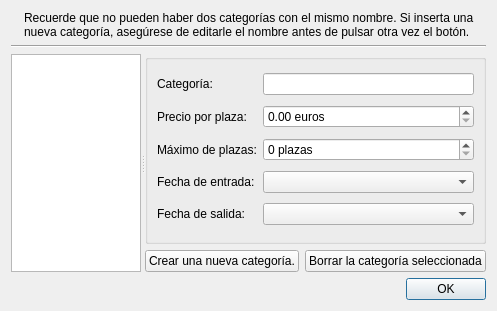
<?xml version="1.0" encoding="UTF-8"?>
<ui version="4.0">
 <class>AsistenteCategoriasDialog</class>
 <widget class="QDialog" name="AsistenteCategoriasDialog">
  <property name="geometry">
   <rect>
    <x>0</x>
    <y>0</y>
    <width>497</width>
    <height>311</height>
   </rect>
  </property>
  <property name="windowTitle">
   <string>MyAcolito - Categorias de asistentes</string>
  </property>
  <property name="windowIcon">
   <iconset resource="acolitoRC.qrc">
    <normaloff>:/acolitos/iconos/asistentes</normaloff>:/acolitos/iconos/asistentes</iconset>
  </property>
  <layout class="QVBoxLayout" name="verticalLayout_2">
   <item>
    <layout class="QHBoxLayout" name="horizontalLayout_2">
     <item>
      <widget class="QLabel" name="label_6">
       <property name="text">
        <string/>
       </property>
       <property name="pixmap">
        <pixmap resource="acolitoRC.qrc">:/acolitos/iconos/reserva</pixmap>
       </property>
      </widget>
     </item>
     <item>
      <widget class="QLabel" name="label_7">
       <property name="sizePolicy">
        <sizepolicy hsizetype="Expanding" vsizetype="Preferred">
         <horstretch>0</horstretch>
         <verstretch>0</verstretch>
        </sizepolicy>
       </property>
       <property name="text">
        <string>Recuerde que no pueden haber dos categorías con el mismo nombre. Si inserta una nueva categoría, asegúrese de editarle el nombre antes de pulsar otra vez el botón.</string>
       </property>
       <property name="alignment">
        <set>Qt::AlignLeading|Qt::AlignLeft|Qt::AlignTop</set>
       </property>
       <property name="wordWrap">
        <bool>true</bool>
       </property>
      </widget>
     </item>
    </layout>
   </item>
   <item>
    <widget class="Line" name="line">
     <property name="orientation">
      <enum>Qt::Horizontal</enum>
     </property>
    </widget>
   </item>
   <item>
    <widget class="QSplitter" name="splitter">
     <property name="sizePolicy">
      <sizepolicy hsizetype="Expanding" vsizetype="Expanding">
       <horstretch>0</horstretch>
       <verstretch>0</verstretch>
      </sizepolicy>
     </property>
     <property name="orientation">
      <enum>Qt::Horizontal</enum>
     </property>
     <widget class="QListView" name="vistaCategorias">
      <property name="sizePolicy">
       <sizepolicy hsizetype="Expanding" vsizetype="Expanding">
        <horstretch>0</horstretch>
        <verstretch>0</verstretch>
       </sizepolicy>
      </property>
     </widget>
     <widget class="QWidget" name="layoutWidget">
      <layout class="QVBoxLayout" name="verticalLayout">
       <item>
        <widget class="QGroupBox" name="groupBox">
         <property name="sizePolicy">
          <sizepolicy hsizetype="Preferred" vsizetype="Expanding">
           <horstretch>0</horstretch>
           <verstretch>0</verstretch>
          </sizepolicy>
         </property>
         <property name="title">
          <string/>
         </property>
         <layout class="QGridLayout" name="gridLayout">
          <item row="0" column="0">
           <widget class="QLabel" name="label">
            <property name="text">
             <string>Categoría:</string>
            </property>
           </widget>
          </item>
          <item row="0" column="1">
           <widget class="QLineEdit" name="nombreLine"/>
          </item>
          <item row="1" column="0">
           <widget class="QLabel" name="label_2">
            <property name="text">
             <string>Precio por plaza:</string>
            </property>
           </widget>
          </item>
          <item row="1" column="1">
           <widget class="QDoubleSpinBox" name="precioSpinBox">
            <property name="suffix">
             <string> euros</string>
            </property>
            <property name="maximum">
             <double>999999.000000000000000</double>
            </property>
           </widget>
          </item>
          <item row="2" column="0">
           <widget class="QLabel" name="label_3">
            <property name="text">
             <string>Máximo de plazas:</string>
            </property>
           </widget>
          </item>
          <item row="2" column="1">
           <widget class="QSpinBox" name="plazaSpinBox">
            <property name="suffix">
             <string> plazas</string>
            </property>
            <property name="prefix">
             <string/>
            </property>
            <property name="maximum">
             <number>999999</number>
            </property>
           </widget>
          </item>
          <item row="3" column="0">
           <widget class="QLabel" name="label_4">
            <property name="text">
             <string>Fecha de entrada:</string>
            </property>
           </widget>
          </item>
          <item row="3" column="1">
           <widget class="TextComboBox" name="fechaEntradaCombo"/>
          </item>
          <item row="4" column="0">
           <widget class="QLabel" name="label_5">
            <property name="text">
             <string>Fecha de salida:</string>
            </property>
           </widget>
          </item>
          <item row="4" column="1">
           <widget class="TextComboBox" name="fechaLimiteCombo"/>
          </item>
         </layout>
        </widget>
       </item>
       <item>
        <layout class="QHBoxLayout" name="horizontalLayout">
         <item>
          <widget class="QPushButton" name="nuevaCatButton">
           <property name="text">
            <string>Crear una nueva categoría.</string>
           </property>
          </widget>
         </item>
         <item>
          <widget class="QPushButton" name="borrarCatButton">
           <property name="text">
            <string>Borrar la categoría seleccionada</string>
           </property>
          </widget>
         </item>
        </layout>
       </item>
      </layout>
     </widget>
    </widget>
   </item>
   <item>
    <widget class="QDialogButtonBox" name="buttonBox">
     <property name="orientation">
      <enum>Qt::Horizontal</enum>
     </property>
     <property name="standardButtons">
      <set>QDialogButtonBox::Ok</set>
     </property>
    </widget>
   </item>
  </layout>
 </widget>
 <customwidgets>
  <customwidget>
   <class>TextComboBox</class>
   <extends>QComboBox</extends>
   <header location="global">textcombobox.h</header>
  </customwidget>
 </customwidgets>
 <resources>
  <include location="acolitoRC.qrc"/>
 </resources>
 <connections>
  <connection>
   <sender>buttonBox</sender>
   <signal>accepted()</signal>
   <receiver>AsistenteCategoriasDialog</receiver>
   <slot>accept()</slot>
   <hints>
    <hint type="sourcelabel">
     <x>248</x>
     <y>254</y>
    </hint>
    <hint type="destinationlabel">
     <x>157</x>
     <y>274</y>
    </hint>
   </hints>
  </connection>
  <connection>
   <sender>buttonBox</sender>
   <signal>rejected()</signal>
   <receiver>AsistenteCategoriasDialog</receiver>
   <slot>reject()</slot>
   <hints>
    <hint type="sourcelabel">
     <x>316</x>
     <y>260</y>
    </hint>
    <hint type="destinationlabel">
     <x>286</x>
     <y>274</y>
    </hint>
   </hints>
  </connection>
 </connections>
</ui>
